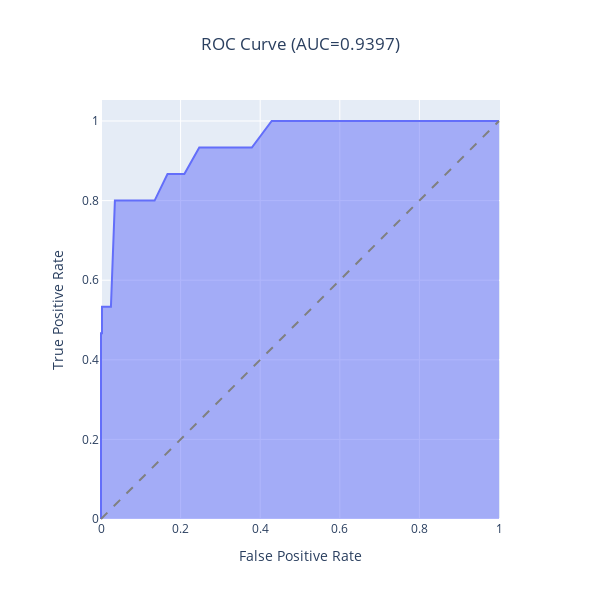

Write notebook code for a chart like this one.
### Code cell
from eppi_text_classification.predict import predict_scores
from eppi_text_classification.plotly_roc import plotly_roc

y_test_pred_probs = predict_scores(model, X_test)
plotly_roc(y_test, y_test_pred_probs)

### Figure 1 — Plotly figure (JSON) as saved in the notebook; plotly's stock layout.template omitted (floating-point values rounded to 4 significant figures)
{"data": [{"customdata": [["inf"], ["0.89"], ["0.2133"], ["0.1833"], ["0.1633"], ["0.1533"], ["0.1267"], ["0.1167"], ["0.11"], ["0.1"], ["0.09333"], ["0.09"], ["0.08333"], ["0.08"], ["0.07667"], ["0.07333"], ["0.07"], ["0.06333"], ["0.06"], ["0.05667"], ["0.05333"], ["0.05"], ["0.04667"], ["0.04333"], ["0.04"], ["0.03667"], ["0.03333"], ["0.03"], ["0.02667"], ["0.02"], ["0.01667"], ["0.01333"], ["0.01"], ["0.006667"], ["0.003333"], ["0"]], "fillpattern": {"shape": ""}, "hovertemplate": "False Positive Rate=%{x}<br>True Positive Rate=%{y}<br>Threshold=%{customdata[0]}<extra></extra>", "legendgroup": "", "line": {"color": "#636efa"}, "marker": {"symbol": "circle"}, "mode": "lines", "name": "", "orientation": "v", "showlegend": false, "stackgroup": "1", "type": "scatter", "x": [0, 0, 0, 0, 0.002494, 0.002494, 0.009975, 0.01496, 0.01995, 0.02494, 0.03491, 0.03741, 0.05237, 0.05736, 0.06484, 0.07731, 0.08728, 0.09726, 0.1147, 0.1347, 0.1671, 0.187, 0.2095, 0.2469, 0.2918, 0.3392, 0.3791, 0.4289, 0.4713, 0.586, 0.6459, 0.7207, 0.783, 0.8479, 0.9202, 1], "xaxis": "x", "y": [0, 0.2, 0.3333, 0.4667, 0.4667, 0.5333, 0.5333, 0.5333, 0.5333, 0.5333, 0.8, 0.8, 0.8, 0.8, 0.8, 0.8, 0.8, 0.8, 0.8, 0.8, 0.8667, 0.8667, 0.8667, 0.9333, 0.9333, 0.9333, 0.9333, 1, 1, 1, 1, 1, 1, 1, 1, 1], "yaxis": "y"}], "layout": {"height": 600, "legend": {"tracegroupgap": 0}, "shapes": [{"line": {"color": "grey", "dash": "dash"}, "type": "line", "x0": 0, "x1": 1, "y0": 0, "y1": 1}], "title": {"text": "ROC Curve (AUC=0.9397)", "x": 0.5, "xanchor": "center"}, "width": 600, "xaxis": {"anchor": "y", "constrain": "domain", "domain": [0, 1], "title": {"text": "False Positive Rate"}}, "yaxis": {"anchor": "x", "domain": [0, 1], "scaleanchor": "x", "scaleratio": 1, "title": {"text": "True Positive Rate"}}}}
